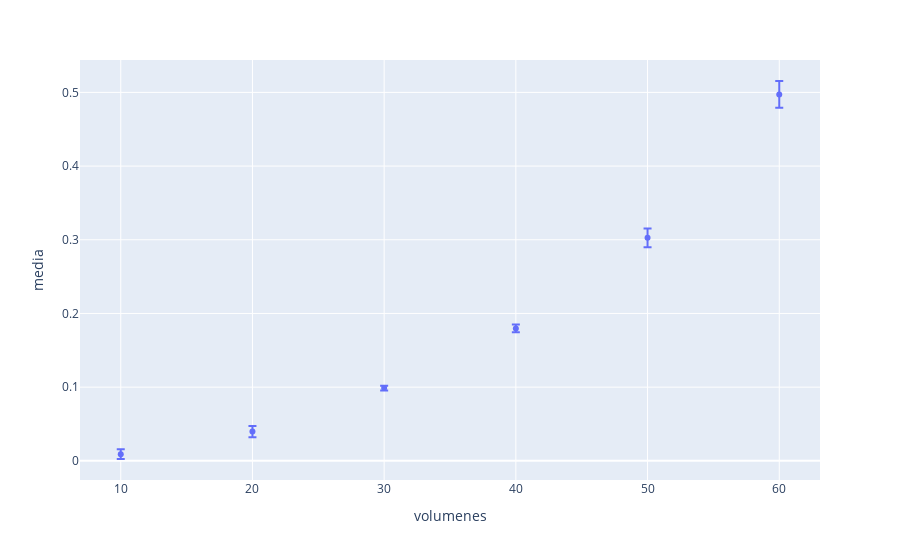

Notebook source saved alongside this figure:
### Code cell
fig = px.scatter(coefficients_python, x="volumenes", y=" media",
                 error_y=" desviacion_estandar")
fig.show()

### Figure 1 — Plotly figure (JSON) as saved in the notebook; plotly's stock layout.template omitted (floating-point values rounded to 4 significant figures)
{"data": [{"error_y": {"array": [0.006585, 0.007603, 0.003255, 0.005345, 0.01261, 0.01818]}, "hovertemplate": "volumenes=%{x}<br> media=%{y}<extra></extra>", "legendgroup": "", "marker": {"color": "#636efa", "symbol": "circle"}, "mode": "markers", "name": "", "orientation": "v", "showlegend": false, "type": "scatter", "x": [10, 20, 30, 40, 50, 60], "xaxis": "x", "y": [0.009077, 0.03977, 0.09877, 0.1797, 0.3026, 0.4973], "yaxis": "y"}], "layout": {"legend": {"tracegroupgap": 0}, "margin": {"t": 60}, "xaxis": {"anchor": "y", "domain": [0, 1], "title": {"text": "volumenes"}}, "yaxis": {"anchor": "x", "domain": [0, 1], "title": {"text": " media"}}}}
